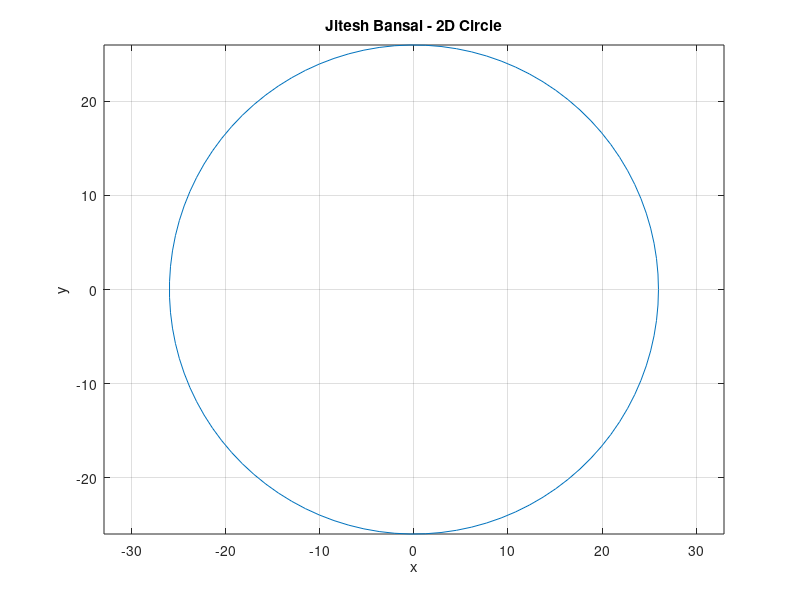

MATLAB code for this plot:
R = 26;
theta = linspace(0, 2*pi, 100);
x = R * cos(theta);
y = R * sin(theta);
plot(x, y);
title('Jitesh Bansal - 2D Circle');
xlabel('x');
ylabel('y');
axis equal;
grid on;